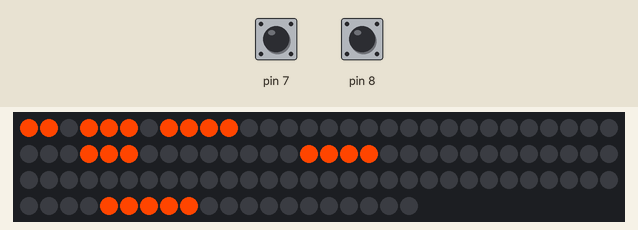
A sketch run on a simulated Arduino Uno, built with avr-gcc and run on an emulated ATmega328P. Parts: 110 RGB LEDs in strip order, left to right, continuing on the next row. Inputs (shaded band) come from the test bench; at power-on: pin 7 HIGH, pin 8 HIGH. The local clock reads 2024-03-15 10:24:30 at power-on unless the sketch sets it; random numbers use the default seed unless the sketch sets one; what the sketch prints to the serial monitor is not drawn.

Above: at 3.3 s.

The sketch:

wordclock_arduino.ino
```cpp
/*
Wordclock using arduino with RTC module

@author: Jens Bandener (j.bandener@gmail.com)
@date: 2019-05-04
@version: 2019-02-dev.arduino

This wordclock code uses the PROGMEM to store the LED array to be used on small microcontrollers with
limited memory. Via I2C interface a RTC module is connected using the uRTCLIB is. Once the time is set
in the RTC module, setting the time needs to be disabled in the source code

Debug information is printed via the arduino UART interface (115200 Baud)

The word clock uses 110 WS2812 RGB LEDs to show the time. Use a power source that is capable of at least 1A
current. Typical current consumption is ~0.5A.
When running from USB port on PC, current consumption might exceed maximum allowed current on USB port. If the
system crashes, reduce the color / light intensity for testing purpose.

LED test script is called when PIN7 is connected to GND on boot-up / power-up of the controller. The GPIO is
configured as internal Pull-up.

@TODO: add support for external GPIO to trigger setting the time

*/


#import "time.h"
#import "colors.h"
//#import <stdlib.h>

#include <NeoPixelAnimator.h>
#include <NeoPixelBus.h>

#include "Arduino.h"
#include "Wire.h"
#include "uRTCLib.h"
#include <avr/pgmspace.h>

#define PixelPin 11
#define PixelCount 110


/*
--------------- CONFIGURATION ---------------------------------------------------
*/

#define SET_TIME                  // allows setting the time by pulling down PIN8 during boot-up phase
#define SUMMER_TIME 1               // set to 1 for Summertime, set to 0 for winter time
#define UPDATE_TIME 10000           // delay for checking the RTC module (periodically) in [ms]
#define RUN_DIAGNOSTICS 0           // enables power on pixel test
RgbColor sel_color = orange;     // available colors in colors.h or redfine with sel_color(R,G,B) with 8bit integer

/*
--------------- END - CONFIGURATION ----------------------------------------------
*/


/*
Global used Variables
*/
NeoPixelBus<NeoGrbFeature, Neo800KbpsMethod> strip(PixelCount, PixelPin);
uRTCLib rtc;
int hour = 0;
int minute = 0;
const int plen = 23;
int last_pixel_id = 0;


/*
Setup and initialization of Interfaces
*/
void setup() {
    pinMode(7, INPUT_PULLUP);
    pinMode(8, INPUT_PULLUP);
    Serial.begin(115200);
    //while (!Serial) {
    //}
    delay(3000);
    Serial.println("Arduino Wordclock starting...");
    Wire.begin();
    delay(100);
    strip.Begin();
    delay(100);
    strip.Show();
    rtc.set_rtc_address(0x68);
	rtc.set_model(URTCLIB_MODEL_DS3232);

    #ifdef SET_TIME
        if(digitalRead(8)==LOW) {
            rtc.set(0, 06, 20, 6, 4, 5, 19);
        //  RTCLib::set(byte second, byte minute, byte hour, byte dayOfWeek, byte dayOfMonth, byte month, byte year)
        }
    #endif

    if((RUN_DIAGNOSTICS==1) || digitalRead(7)==LOW) {
        animation_rgb_diagnosis();
    }
    //animation_blinking_star(800);
}

/*
Main loop running the word-clock
The RTC clock is checked periodically
*/
void loop() {
    get_rtc_time();
    if (getSentenceID() != last_pixel_id) {
        last_pixel_id = getSentenceID();
        pixel_show_time(sel_color);
        Serial.println("DEBUG: NeoPixel has been updated...");
        Serial.print("DEBUG: Time: "); Serial.print(String((hour)%24)); Serial.print(":"); Serial.println(String(minute));
        Serial.print("DEBUG: Sentence ID: "); Serial.println(last_pixel_id);
    }
    delay(UPDATE_TIME);
}

/*
get the current time from the RTC module via I2C
*/
void get_rtc_time() {
    rtc.refresh();
    hour = rtc.hour()%24;
    if (SUMMER_TIME == 1) {
        hour = (hour+1)%24;
    }
    minute = rtc.minute();
}

/*
    calculate the sentence id from time.h based on the current time minimize error on showing the time
*/
int getSentenceID() {
    int t_hour = hour;
    int tmp = 0;
    if ( (minute >= 0) & (minute < 3) ) { tmp = 0;}
    else if ( (minute >= 3) & (minute < 8) ) {  tmp = 1;}
    else if ( (minute >= 8) & (minute < 13) ) { tmp = 2;}
    else if ( (minute >= 13) & (minute < 18) ) { tmp = 3;}
    else if ( (minute >= 18) & (minute < 23) ) { tmp = 4;}
    else if ( (minute >= 23) & (minute < 28) ) { tmp = 5; t_hour++; }
    else if ( (minute >= 28) & (minute < 33) ) { tmp = 6; t_hour++; }
    else if ( (minute >= 33) & (minute < 38) ) { tmp = 7; t_hour++; }
    else if ( (minute >= 38) & (minute < 43) ) { tmp = 8; t_hour++; }
    else if ( (minute >= 43) & (minute < 48) ) { tmp = 9; t_hour++; }
    else if ( (minute >= 48) & (minute < 53) ) { tmp = 10; t_hour++; }
    else if ( (minute >= 53) & (minute < 60) ) { tmp = 11; t_hour++; }
    else { }
    int sentence_id = ((hour%12)*12+tmp);  // this is correct?? should be t_hour?? TODO: test
    return sentence_id;
}

/*
based on the sentence ID, the array with the LEDs to be enabled is read from the PROGMEM
*/
void pixel_show_time(RgbColor col) {
  int sentence_id = getSentenceID();
  pixel_clear();
  int* tmp_array[plen];
  for(int i=0; i<plen; i++) {
      tmp_array[i] = pgm_read_word(&sentence[sentence_id][i]);
  }
  Serial.print("DEBUG: active LEDs ->");
  for(int i=0; i<plen; i++) {
      Serial.print((int)tmp_array[i]); Serial.print(",");
  }
  Serial.println("");
  for (int i=0; i<plen; i++) {
    strip.SetPixelColor(tmp_array[i], col);
  }
  strip.Show();
}

/*
Function to clear the pixel matrix to be rewritten. Called from pixel_show_time() before writing the new sentence
*/
void pixel_clear() {
  for(int counter = 0; counter < PixelCount; counter++) {
      strip.SetPixelColor(counter, black);
  }
  strip.Show();
}


/**
 * Additional functions for testing purpose
*/

/**
 * Animation functions / diagnosis purpose
*/
void animation_rgb_diagnosis() {
    Serial.println("INFO: running pixel diagnostics...");
    RgbColor diag_color[] = {{50,0,0},{0,50,0},{0,0,50}};
    for(int c=0; c<3; c++) {
        for(int i=0; i<110; i++) {
            strip.SetPixelColor(i, diag_color[c]);
            delay(10);
            strip.Show();
        }
    }
    Serial.println("INFO: pixel diagnositcs completed");
}

/*
Animation random blinking and vanishing letters
*/
void animation_blinking_star(int blinks) {
    pixel_clear();
    for(int i=0; i<blinks; i++) {
        strip.SetPixelColor(random(110), RgbColor(0,50,0));
        delay(10);
        strip.SetPixelColor(random(110), black);
        delay(10);
        strip.SetPixelColor(random(110), black);
        delay(100);
        strip.Show();
    }
}
```

colors.h
```cpp
/*
 * Definition RGB Colors
 */

#include <NeoPixelAnimator.h>
#include <NeoPixelBus.h>

#define colorSaturation 150

RgbColor red(colorSaturation, 0, 0);
RgbColor green(0, colorSaturation, 0);
RgbColor blue(0, 0, colorSaturation);
RgbColor purple(colorSaturation, 0, colorSaturation);
RgbColor turquise(0, colorSaturation, colorSaturation);
RgbColor yellow(colorSaturation, colorSaturation, 0);
RgbColor black(0, 0, 0);
RgbColor white(255, 255, 255);
RgbColor snow(255, 250, 250);
RgbColor seashell(255,245,238);
RgbColor ghostwhite(248,248,255);
RgbColor beige(245,245,220);
RgbColor darkgreen(0,100,0);
RgbColor lime(50,205,50);
RgbColor greenyellow(173,255,47);
RgbColor olive(128,128,0);
RgbColor seagreen(46,139,87);
RgbColor forestgreen(34,139,34);
RgbColor darkseagreen(143,188,143);
RgbColor lightseagreen(32,178,170);
RgbColor darkred(139,0,0);
RgbColor crimson(220,20,60);
RgbColor tomato(255,99,71);
RgbColor salmon(250,128,114);
RgbColor silver(192,192,192);
RgbColor gray(128,128,128);
RgbColor turquoise(64,224,208);
RgbColor lightcyan(224,255,255);
RgbColor darkcyan(0,139,139);
RgbColor cadetblue(95,158,160);
RgbColor paleturquoise(175,238,238);
RgbColor orange(255,69,0);
```

Source omitted: time.h (data table, 18773 bytes)
